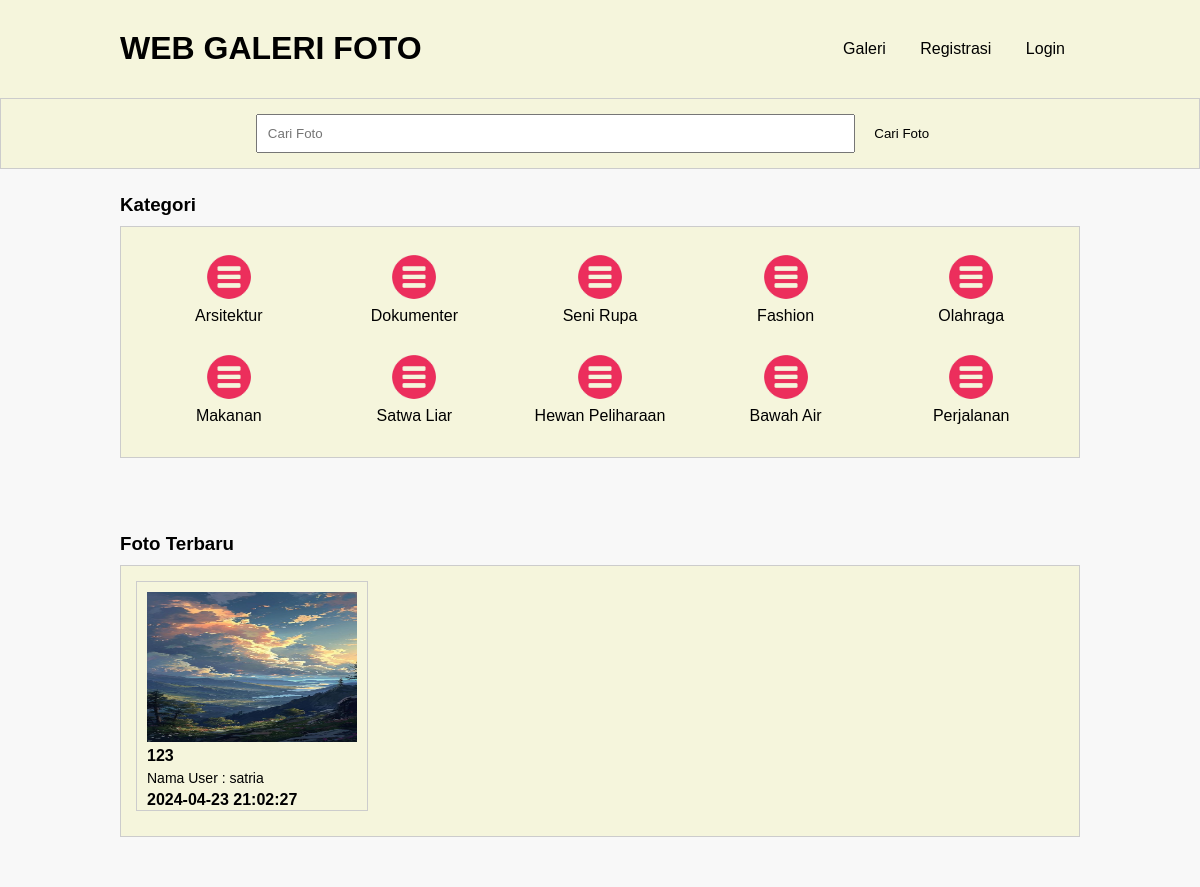
The page / on the database its author committed.
### tables this page shows
CREATE TABLE `tb_category` (
  `category_id` int(11) NOT NULL,
  `category_name` varchar(25) NOT NULL
);

CREATE TABLE `tb_image` (
  `image_id` int(11) NOT NULL,
  `category_id` int(11) NOT NULL,
  `category_name` varchar(100) NOT NULL,
  `admin_id` int(11) NOT NULL,
  `admin_name` varchar(100) NOT NULL,
  `image_name` varchar(100) NOT NULL,
  `image_description` text NOT NULL,
  `image` varchar(100) NOT NULL,
  `image_status` tinyint(1) NOT NULL,
  `date_created` timestamp NOT NULL DEFAULT CURRENT_TIMESTAMP ON UPDATE CURRENT_TIMESTAMP
);

### index.php (the view, shortened to what this page needs)
<?php
    include 'db.php';
?>
<!DOCTYPE html PUBLIC "-//W3C//DTD XHTML 1.0 Transitional//EN" "http://www.w3.org/TR/xhtml1/DTD/xhtml1-transitional.dtd">
<html xmlns="http://www.w3.org/1999/xhtml">
<head>
<link rel="stylesheet" type="text/css" href="css/style.css">
</head>
<body>
    <header>
        <div class="container">
        <h1><a href="index.php">WEB GALERI FOTO</a></h1>
        <ul>
            <li><a href="galeri.php">Galeri</a></li>
           <li><a href="registrasi.php">Registrasi</a></li>
           <li><a href="login.php">Login</a></li>
        </ul>
        </div>
    </header>
    <div class="search">
        <div class="container">
            <form action="galeri.php">
              <input type="text" name="search" placeholder="Cari Foto" />
              <input type="submit" name="cari" value="Cari Foto" />
            </form>
        </div>
    </div>
    <div class="section">
        <div class="container">
            <h3>Kategori</h3>
            <div class="box">
                <?php
                    $kategori = mysqli_query($conn, "SELECT * FROM tb_category ORDER BY category_id DESC");
					if(mysqli_num_rows($kategori) > 0){
						while($k = mysqli_fetch_array($kategori)){
				?>
                    <a href="galeri.php?kat=<?php echo $k['category_id'] ?>">
                        <div class="col-5">
                            <img src="img/icon-kategori.png" width="50px" style="margin-bottom:5px;" />
                        <p><?php echo $k['category_name'] ?></p>
                        </div>
                    </a>
                <?php }}else{ ?>
                     <p>Kategori tidak ada</p>
                <?php } ?>
            </div>
        </div>
    </div>
   <div class="section">
        <div class="container">
       <h3>Foto Terbaru</h3>
       <div class="box">
          <?php
              $foto = mysqli_query($conn, "SELECT * FROM tb_image WHERE image_status = 1 ORDER BY image_id DESC LIMIT 8");
			  if(mysqli_num_rows($foto) > 0){
				  while($p = mysqli_fetch_array($foto)){
		  ?>
          <a href="detail-image.php?id=<?php echo $p['image_id'] ?>">
          <div class="col-4">
              <img src="foto/<?php echo $p['image'] ?>" height="150px" />
              <p class="nama" ><?php echo substr($p['image_name'], 0, 30)  ?></p>
              <p class="admin" >Nama User : <?php echo $p['admin_name'] ?></p>
              <p class="nama" ><?php echo $p['date_created']  ?></p>
          </div>
          </a>
          <?php }}else{ ?>
              <p>Foto tidak ada</p>
          <?php } ?>
       </div>
    </div>
</body>
</html>

### css/style.css (style rules this page uses)
* { padding: 0; margin: 0; font-family: 'Quicksand', sans-serif; color: #000000; }
body { background-color: #f8f8f8; }
a { color: inherit; text-decoration: none; }
header { background: linear-gradient(to right, #f5f5dc, #f5f5dc); color: #fff; padding: 20px 0; text-align: center; }
header h1 { float: left; padding: 10px 0; }
header ul { float: right; }
header ul li { display: inline-block; }
header ul li a { padding: 20px 15px 20px 15px; display: inline-block; }
.container { width: 80%; margin: 0 auto; }
.container:after { content: ''; display: block; clear: both; }
.section { padding: 25px 0; }
.box { background: linear-gradient(to right, #f5f5dc, #f5f5dc); border: 1px solid #ccc; padding: 15px; box-sizing: border-box; margin: 10px 0 25px 0; }
.box:after { content: ''; display: block; clear: both; }
.col-5 { width: 20%; height: 100px; text-align: center; float: left; padding: 10px; box-sizing: border-box; }
.col-4 { width: 25%; height: 230px; border: 1px solid #ccc; float: left; padding: 10px; box-sizing: border-box; margin-bottom: 10px; }
.col-4 img { width: 100%; }
.col-4 .nama { font-weight: bold; color: #000; margin-bottom: 5px; padding-top: 5px; }
.col-4 .admin { color: #000; font-size: 14px; }
.search { padding: 15px 0; background-color: #f5f5dc; border: 1px solid #ccc; text-align: center; }
.search input[type=text] { width: 60%; padding: 10px; }
.search input[type=submit] { padding: 12px 15px; background: linear-gradient(to right, #f5f5dc, #f5f5dc); color: #000; border: none; cursor: pointer; }

### rows shown on the page
tb_category: category_name "Arsitektur"
tb_category: category_name "Dokumenter"
tb_category: category_name "Seni Rupa"
tb_category: category_name "Fashion"
tb_category: category_name "Olahraga"
tb_category: category_name "Makanan"
tb_category: category_name "Satwa Liar"
tb_category: category_name "Hewan Peliharaan"
tb_category: category_name "Bawah Air"
tb_category: category_name "Perjalanan"
tb_image: image (picture), image_name "123", admin_name "satria", date_created "2024-04-23 21:02:27"
